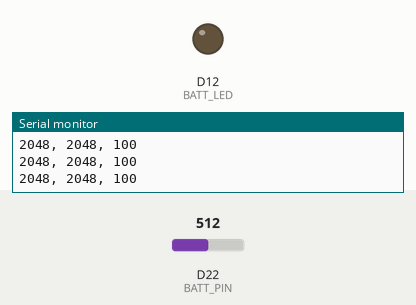
Bench run of a sketch on a simulated Arduino Zero (SAMD21). On the bench: output pins drawn as LEDs (lit = HIGH), the last lines printed to the serial monitor. The test bench sets the inputs (shaded band); at power-on: D22 (BATT_PIN) = 512 (analog values on the 0–1023 scale).

Above: at 1.2 s.
1.3 s: D22 (BATT_PIN) set to 399
4.3 s: D22 (BATT_PIN) set to 367
At 5.1 s:
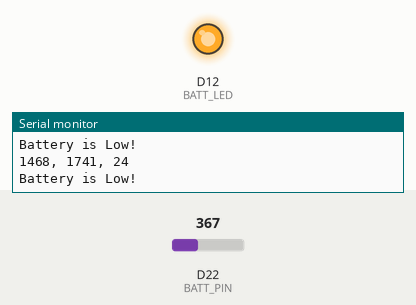
6.2 s: D22 (BATT_PIN) set to 455
9.2 s: D22 (BATT_PIN) set to 479
At 10.4 s:
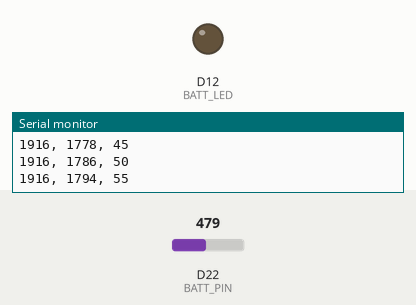
11.2 s: D22 (BATT_PIN) set to 442
14.2 s: D22 (BATT_PIN) set to 434
At 15.9 s:
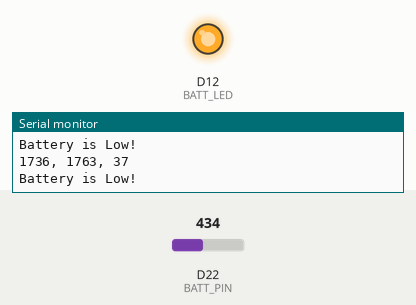
Timing chart, 0 to 17.4 s (numbered marks = the images above; inputs shaded):
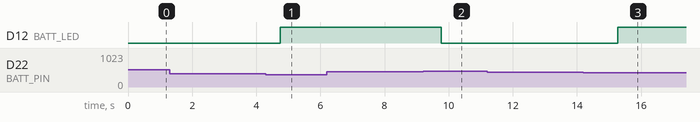

Measured:
- the behaviour switches between 385 and 384 on D22 (BATT_PIN) (found by bisection; images 0 and 1)
- the behaviour switches between 463 and 464 on D22 (BATT_PIN) (found by bisection; images 1 and 2)
- the behaviour switches between 435 and 434 on D22 (BATT_PIN) (found by bisection; images 2 and 3)
- after the input at 4.3 s, D12 (BATT_LED): LOW → HIGH after 0.45 s instead of 0.71 s
- after the input at 9.2 s, D12 (BATT_LED): HIGH → LOW after 0.56 s instead of 1.3 s
- after the input at 14.2 s, D12 (BATT_LED): LOW → HIGH after 1.1 s instead of 2.3 s

The sketch:

batterymonitoring.ino
```cpp
/* Battery Monitoring
Written by: Ardya Dipta Nandaviri (dipta@cmu.edu)
MRSD Team B project, Fall 2013

Program to measure the battery voltage and gives alert when
the battery reaches certain value
*/

//Battery Monitoring LED
#define BATT_PIN A8    //pin for battery monitoring
#define BATT_LED 12    //pin for led indicator for battery

//Battery Calibration Values
#define BATT_6V   1700 //6V = 0%
#define BATT_85V  1870 //8.5V = 100%
int batt_mon;
int batt_pct;


void setup()
{
  Serial.begin(9600);          //  setup serial
  pinMode(BATT_LED, OUTPUT);
  analogReadResolution(12);
  batt_mon = analogRead(BATT_PIN);
}

void loop()
{
	//Update battery voltage warning light
	int batt_read = analogRead(BATT_PIN);
	if(abs(batt_read - batt_mon) < 25) {
		batt_mon = ((7 * batt_mon) + batt_read) / 8;
	} else {
		batt_mon = ((15 * batt_mon) + batt_read) / 16;
	}
	batt_pct = map(batt_mon, BATT_6V, BATT_85V, 0, 100); //battery percentage
	if (batt_pct > 100) batt_pct = 100;
	if (batt_pct < 0) batt_pct = 0;

	Serial.print(batt_read);
	Serial.print(", ");
	Serial.print(batt_mon);
	Serial.print(", ");
	Serial.println(batt_pct);
	//TODO: skew percentage to match logarithmic batt discharge curve

	if (batt_pct <= 40) { //if battery level is less than 40%
		digitalWrite(BATT_LED, HIGH);
		Serial.println("Battery is Low!");
	}else{
		digitalWrite(BATT_LED, LOW);
	}
	delay(250);
}
```
